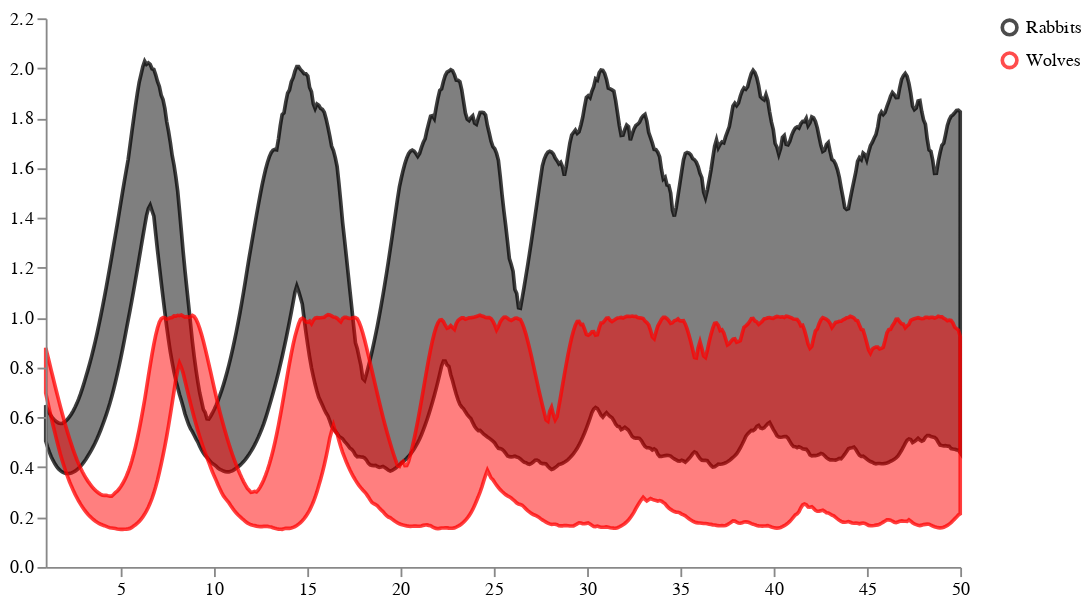

The cell this chart's notebook holds for it:
### Code cell
nice_labels={"Rabbits_sol": "Rabbits", "Wolves_sol": "Wolves"}
schema = vega.trajectories(prior_samples, tspan, 
                           subset=".*_sol", 
                           relabel=nice_labels,
                           points=observed_points,
                           colors={"Rabbits_sol": "black", "Wolves_sol": "red"})
schema = vega.pad(schema, 5)
vega.save_schema(schema, "_schema.json")
vega.ipy_display(schema)

### Figure 1 — Vega specification as saved in the notebook (floating-point values rounded to 4 significant figures; data arrays with more than 128 entries replaced by an {"elided": "..."} marker saying what was removed)
{"$schema": "https://vega.github.io/schema/vega/v5.json", "axes": [{"orient": "bottom", "scale": "xscale", "zindex": 100}, {"orient": "left", "scale": "yscale", "zindex": 100}], "data": [{"name": "distributions", "values": {"elided": "1000 records"}}, {"name": "tracks", "values": []}, {"name": "points", "values": [{"time": 1, "trajectory": "Rabbits Example", "value": 0.5774}, {"time": 1.982, "trajectory": "Rabbits Example", "value": 0.4931}, {"time": 2.964, "trajectory": "Rabbits Example", "value": 0.5761}, {"time": 3.946, "trajectory": "Rabbits Example", "value": 0.797}, {"time": 4.928, "trajectory": "Rabbits Example", "value": 1.168}, {"time": 5.91, "trajectory": "Rabbits Example", "value": 1.622}, {"time": 6.892, "trajectory": "Rabbits Example", "value": 1.718}, {"time": 7.874, "trajectory": "Rabbits Example", "value": 1.086}, {"time": 8.856, "trajectory": "Rabbits Example", "value": 0.6113}, {"time": 9.838, "trajectory": "Rabbits Example", "value": 0.493}, {"time": 10.82, "trajectory": "Rabbits Example", "value": 0.5555}, {"time": 11.8, "trajectory": "Rabbits Example", "value": 0.7555}, {"time": 12.78, "trajectory": "Rabbits Example", "value": 1.105}, {"time": 13.77, "trajectory": "Rabbits Example", "value": 1.561}, {"time": 14.75, "trajectory": "Rabbits Example", "value": 1.756}, {"time": 15.73, "trajectory": "Rabbits Example", "value": 1.191}, {"time": 16.71, "trajectory": "Rabbits Example", "value": 0.6529}, {"time": 17.69, "trajectory": "Rabbits Example", "value": 0.4966}, {"time": 18.68, "trajectory": "Rabbits Example", "value": 0.5378}, {"time": 19.66, "trajectory": "Rabbits Example", "value": 0.7174}, {"time": 20.64, "trajectory": "Rabbits Example", "value": 1.045}, {"time": 21.62, "trajectory": "Rabbits Example", "value": 1.496}, {"time": 22.6, "trajectory": "Rabbits Example", "value": 1.772}, {"time": 23.59, "trajectory": "Rabbits Example", "value": 1.299}, {"time": 24.57, "trajectory": "Rabbits Example", "value": 0.7031}, {"time": 25.55, "trajectory": "Rabbits Example", "value": 0.504}, {"time": 26.53, "trajectory": "Rabbits Example", "value": 0.5229}, {"time": 27.51, "trajectory": "Rabbits Example", "value": 0.6823}, {"time": 28.49, "trajectory": "Rabbits Example", "value": 0.9871}, {"time": 29.48, "trajectory": "Rabbits Example", "value": 1.428}, {"time": 30.46, "trajectory": "Rabbits Example", "value": 1.77}, {"time": 31.44, "trajectory": "Rabbits Example", "value": 1.406}, {"time": 32.42, "trajectory": "Rabbits Example", "value": 0.7627}, {"time": 33.4, "trajectory": "Rabbits Example", "value": 0.5157}, {"time": 34.39, "trajectory": "Rabbits Example", "value": 0.5109}, {"time": 35.37, "trajectory": "Rabbits Example", "value": 0.6504}, {"time": 36.35, "trajectory": "Rabbits Example", "value": 0.9329}, {"time": 37.33, "trajectory": "Rabbits Example", "value": 1.359}, {"time": 38.31, "trajectory": "Rabbits Example", "value": 1.75}, {"time": 39.3, "trajectory": "Rabbits Example", "value": 1.507}, {"time": 40.28, "trajectory": "Rabbits Example", "value": 0.8325}, {"time": 41.26, "trajectory": "Rabbits Example", "value": 0.5322}, {"time": 42.24, "trajectory": "Rabbits Example", "value": 0.5018}, {"time": 43.22, "trajectory": "Rabbits Example", "value": 0.6216}, {"time": 44.21, "trajectory": "Rabbits Example", "value": 0.882}, {"time": 45.19, "trajectory": "Rabbits Example", "value": 1.291}, {"time": 46.17, "trajectory": "Rabbits Example", "value": 1.715}, {"time": 47.15, "trajectory": "Rabbits Example", "value": 1.597}, {"time": 48.13, "trajectory": "Rabbits Example", "value": 0.9127}, {"time": 49.12, "trajectory": "Rabbits Example", "value": 0.5542}]}, {"name": "selected", "on": [{"remove": true, "trigger": "clear"}, {"remove": true, "trigger": "!shift"}, {"insert": "clicked", "trigger": "!shift && clicked"}, {"toggle": "clicked", "trigger": "shift && clicked"}]}], "height": 300, "legends": [{"encode": {"labels": {"interactive": true, "name": "legendLabel", "update": {"opacity": [{"test": "!length(data('selected')) || indata('selected', 'value', datum.value)", "value": 1}, {"value": 0.25}]}}, "symbols": {"interactive": true, "name": "legendSymbol", "update": {"fill": {"value": "transparent"}, "opacity": [{"test": "!length(data('selected')) || indata('selected', 'value', datum.value)", "value": 0.7}, {"value": 0.15}], "size": {"value": 64}, "strokeWidth": {"value": 2}}}}, "stroke": "color"}], "marks": [{"from": {"facet": {"data": "points", "groupby": "trajectory", "name": "points_split"}}, "marks": [{"encode": {"hover": {"fillOpacity": {"value": 0.9}}, "update": {"fill": {"field": "trajectory", "scale": "color"}, "fillOpacity": [{"test": "!length(data('selected')) || indata('selected', 'value', datum.trajectory)", "value": 0.5}, {"value": 0.15}], "stroke": {"field": "trajectory", "scale": "color"}, "strokeOpacity": [{"test": "!length(data('selected')) || indata('selected', 'value', datum.trajectory)", "value": 0.75}, {"value": 0.15}], "strokeWidth": {"value": 2}, "x": {"field": "time", "scale": "xscale"}, "y": {"field": "value", "scale": "yscale"}}}, "from": {"data": "points"}, "name": "_points", "type": "symbol", "zindex": 3}, {"encode": {"hover": {"fillOpacity": {"value": 0.9}}, "update": {"interpolate": {"value": "linear"}, "stroke": {"field": "trajectory", "scale": "color"}, "strokeOpacity": [{"test": "!length(data('selected')) || indata('selected', 'value', datum.trajectory)", "value": 0.3}, {"value": 0.1}], "strokeWidth": {"value": 2}, "x": {"field": "time", "scale": "xscale"}, "y": {"field": "value", "scale": "yscale"}}}, "from": {"data": "points"}, "name": "_points_line", "type": "line", "zindex": 3}], "type": "group", "zindex": 3}, {"from": {"facet": {"data": "tracks", "groupby": "trajectory", "name": "track_split"}}, "marks": [{"encode": {"hover": {"fillOpacity": {"value": 0.9}}, "update": {"interpolate": {"value": "linear"}, "stroke": {"field": "trajectory", "scale": "color"}, "strokeOpacity": [{"test": "!length(data('selected')) || indata('selected', 'value', datum.trajectory)", "value": 0.75}, {"value": 0.15}], "strokeWidth": {"value": 2}, "x": {"field": "time", "scale": "xscale"}, "y": {"field": "value", "scale": "yscale"}}}, "from": {"data": "track_split"}, "name": "_tracks", "type": "line"}], "name": "_tracks", "type": "group", "zindex": 2}, {"from": {"facet": {"data": "distributions", "groupby": "trajectory", "name": "trajectory_split"}}, "marks": [{"encode": {"hover": {"fillOpacity": {"value": 0.9}}, "update": {"fill": {"field": "trajectory", "scale": "color"}, "fillOpacity": [{"test": "!length(data('selected')) || indata('selected', 'value', datum.trajectory)", "value": 0.5}, {"value": 0.15}], "interpolate": {"value": "linear"}, "stroke": {"field": "trajectory", "scale": "color"}, "strokeOpacity": [{"test": "!length(data('selected')) || indata('selected', 'value', datum.trajectory)", "value": 0.75}, {"value": 0.15}], "strokeWidth": {"value": 2}, "x": {"field": "time", "scale": "xscale"}, "y": {"field": "upper", "scale": "yscale"}, "y2": {"field": "lower", "scale": "yscale"}}}, "from": {"data": "trajectory_split"}, "type": "area"}], "name": "_distributions", "type": "group", "zindex": 1}], "padding": 5, "scales": [{"domain": {"fields": [{"data": "distributions", "field": "time"}, {"data": "tracks", "field": "time"}, {"data": "points", "field": "time"}]}, "name": "xscale", "range": "width", "type": "linear", "zero": false}, {"domain": {"fields": [{"data": "distributions", "field": "lower"}, {"data": "distributions", "field": "upper"}, {"data": "tracks", "field": "value"}, {"data": "points", "field": "value"}]}, "name": "yscale", "nice": true, "range": "height", "type": "linear", "zero": true}, {"domain": ["Rabbits", "Wolves"], "name": "color", "range": ["black", "red"], "type": "ordinal"}], "signals": [{"name": "clear", "on": [{"events": "mouseup[!event.item]", "force": true, "update": "true"}], "value": true}, {"name": "shift", "on": [{"events": "@legendSymbol:click, @legendLabel:click", "force": true, "update": "event.shiftKey"}], "value": false}, {"name": "clicked", "on": [{"events": "@legendSymbol:click, @legendLabel:click", "force": true, "update": "{value: datum.value}"}], "value": null}], "width": 500}
